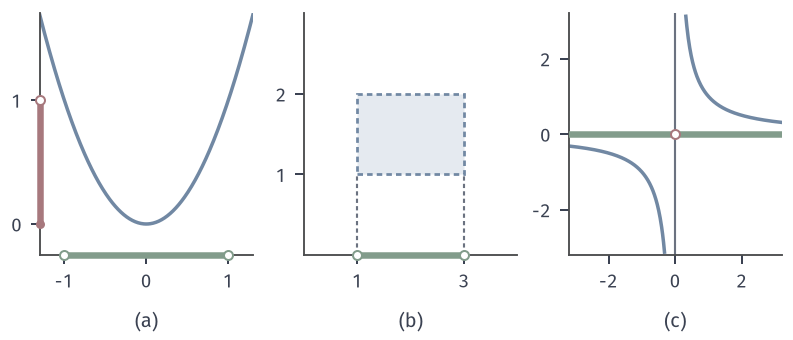

This figure's Python source:
from pathlib import Path
import sys
ROOT = next(p for p in Path(__file__).resolve().parents if (p/"build.sh").is_file() and (p/"tex/book.tex").is_file())
sys.path.insert(0, str(ROOT/"figures/00-shared/mathematical-preliminaries-upper/00-shared/comprehension-figures"))
from support import figure, save, BLUE, GREEN, YELLOW, RED, PURPLE, INK, MUTED, GRID, BLUE_FILL, GREEN_FILL, YELLOW_FILL, RED_FILL, PURPLE_FILL
import numpy as np
def hollow(ax,x,y,c=INK,z=6): ax.plot([x],[y],"o",ms=3.6,mfc="white",mec=c,mew=.8,zorder=z,clip_on=False)
def solid(ax,x,y,c=INK,z=6): ax.plot([x],[y],"o",ms=3.6,color=c,mew=0,zorder=z,clip_on=False)
def label(fig,axes,names=("(a)","(b)","(c)")):
    for ax,s in zip(axes,names):
        p=ax.get_position(); fig.text((p.x0+p.x1)/2,.025,s,ha="center",va="bottom")

# (a) x^2 maps (-1,1) to [0,1). (b) projection of (1,3)x(1,2) is (1,3). (c) x1 x2=1 projects to R\{0}.
fig,axes=figure(width_mm=112,height_mm=48,ncols=3)
fig.set_layout_engine(None); fig.subplots_adjust(left=.05,right=.985,top=.96,bottom=.25,wspace=.24)
a,b,c=axes
x=np.linspace(-1.3,1.3,300); a.plot(x,x**2,color=BLUE,lw=1.4)
a.plot([-1,1],[-.25,-.25],color=GREEN,lw=2.6,solid_capstyle="butt",clip_on=False,zorder=5); hollow(a,-1,-.25,GREEN); hollow(a,1,-.25,GREEN)
a.plot([-1.3,-1.3],[0,1],color=RED,lw=2.6,solid_capstyle="butt",clip_on=False,zorder=5); solid(a,-1.3,0,RED); hollow(a,-1.3,1,RED)
a.set_xlim(-1.3,1.3); a.set_ylim(-.25,1.7); a.set_xticks([-1,0,1]); a.set_yticks([0,1])
b.fill([1,3,3,1],[1,1,2,2],facecolor=BLUE_FILL,edgecolor=BLUE,lw=1.1,ls=(0,(2,1.5)))
b.plot([1,3],[0,0],color=GREEN,lw=2.6,solid_capstyle="butt",clip_on=False,zorder=5); hollow(b,1,0,GREEN); hollow(b,3,0,GREEN)
for t in (1,3): b.plot([t,t],[0,1],color=MUTED,lw=.85,ls=(0,(2,1.5)))
b.set_xlim(0,4); b.set_ylim(0,3); b.set_xticks([1,3]); b.set_yticks([1,2])
for s in (np.linspace(.32,3.2,200),np.linspace(-3.2,-.32,200)): c.plot(s,1/s,color=BLUE,lw=1.4)
c.axhline(0,color=GREEN,lw=2.6,zorder=4); hollow(c,0,0,RED); c.axvline(0,color=MUTED,lw=.85)
c.set_xlim(-3.2,3.2); c.set_ylim(-3.2,3.2); c.set_xticks([-2,0,2]); c.set_yticks([-2,0,2])
label(fig,axes)
save(fig,Path(__file__).resolve().parent,"figure",{"formula":"x^2; rectangle projection; hyperbola x1 x2=1"})
